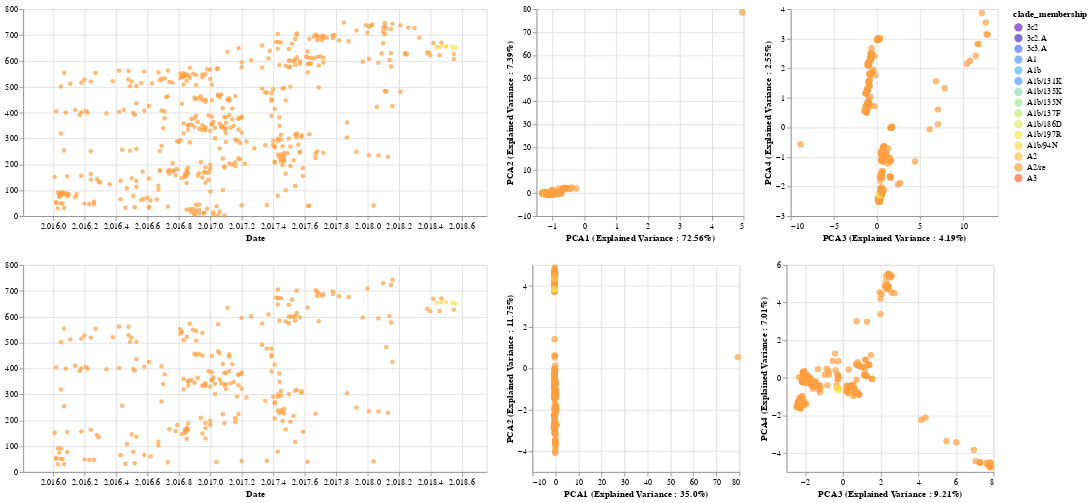

Notebook code for this chart:
### Code cell
list_of_chart_ha = linking_tree_with_plots_brush(merged_pca_df_ha,['pca1','pca2','pca3','pca4', 'pca5', 'pca6'],
                                         ['PCA1 (Explained Variance : {}%'.format(round(explained_variance_PCA_ha[0]*100,2)) + ")",
                                          'PCA2 (Explained Variance : {}%'.format(round(explained_variance_PCA_ha[1]*100,2)) + ")",
                                          'PCA3 (Explained Variance : {}%'.format(round(explained_variance_PCA_ha[2]*100,2)) + ")",
                                          'PCA4 (Explained Variance : {}%'.format(round(explained_variance_PCA_ha[3]*100,2)) + ")",
                                          'PCA5 (Explained Variance : {}%'.format(round(explained_variance_PCA_ha[4]*100,2)) + ")",
                                          'PCA6 (Explained Variance : {}%'.format(round(explained_variance_PCA_ha[5]*100,2)) + ")"],
                                         "clade_membership:N",['strain', "clade_membership"], domain, range_)

list_of_chart_concatenated = linking_tree_with_plots_brush(merged_pca_df_concatenated,['pca1','pca2','pca3','pca4', 'pca5', 'pca6'],
                                         ['PCA1 (Explained Variance : {}%'.format(round(explained_variance_PCA_concatenated[0]*100,2)) + ")",
                                          'PCA2 (Explained Variance : {}%'.format(round(explained_variance_PCA_concatenated[1]*100,2)) + ")",
                                          'PCA3 (Explained Variance : {}%'.format(round(explained_variance_PCA_concatenated[2]*100,2)) + ")",
                                          'PCA4 (Explained Variance : {}%'.format(round(explained_variance_PCA_concatenated[3]*100,2)) + ")",
                                          'PCA5 (Explained Variance : {}%'.format(round(explained_variance_PCA_concatenated[4]*100,2)) + ")",
                                          'PCA6 (Explained Variance : {}%'.format(round(explained_variance_PCA_concatenated[5]*100,2)) + ")"],
                                         "clade_membership:N",['strain', "clade_membership"], domain, range_)
PCAFluBrush_ha = list_of_chart_ha[0]|list_of_chart_ha[1]|list_of_chart_ha[2]
PCAFluBrush_concatenated = list_of_chart_concatenated[0]|list_of_chart_concatenated[1]|list_of_chart_concatenated[2]

alt.vconcat(PCAFluBrush_ha,PCAFluBrush_concatenated)
#PCAFluBrush.save("docs/PCA" + virus_name + "Brush.html")

### Figure 1 — Vega-Lite specification as saved in the notebook (floating-point values rounded to 4 significant figures; data arrays with more than 128 entries replaced by an {"elided": "..."} marker saying what was removed)
{"config": {"view": {"continuousWidth": 400, "continuousHeight": 300}}, "vconcat": [{"hconcat": [{"mark": "circle", "encoding": {"color": {"condition": {"type": "nominal", "field": "clade_membership", "scale": {"domain": ["3c2", "3c2.A", "3c3.A", "A1", "A1b", "A1b/131K", "A1b/135K", "A1b/135N", "A1b/137F", "A1b/186D", "A1b/197R", "A1b/94N", "A2", "A2/re", "A3"], "range": ["#6626d4", "#4138c3", "#4e70ff", "#5499ff", "#61b8f0", "#5499ff", "#87dfb3", "#a0e994", "#bdee78", "#ddee64", "#f8e957", "#ffdb4e", "#ffc348", "#ff9e40", "#ff6e36"]}, "selection": "selector049"}, "value": "gray"}, "tooltip": [{"type": "nominal", "field": "strain"}, {"type": "nominal", "field": "clade_membership"}], "x": {"type": "quantitative", "field": "date", "scale": {"domain": [2016.0, 2019.0]}, "title": "Date"}, "y": {"type": "quantitative", "field": "y", "title": ""}}, "height": 250, "selection": {"selector049": {"type": "interval", "resolve": "global"}}, "width": 560}, {"mark": {"type": "circle", "size": 60}, "encoding": {"color": {"condition": {"type": "nominal", "field": "clade_membership", "scale": {"domain": ["3c2", "3c2.A", "3c3.A", "A1", "A1b", "A1b/131K", "A1b/135K", "A1b/135N", "A1b/137F", "A1b/186D", "A1b/197R", "A1b/94N", "A2", "A2/re", "A3"], "range": ["#6626d4", "#4138c3", "#4e70ff", "#5499ff", "#61b8f0", "#5499ff", "#87dfb3", "#a0e994", "#bdee78", "#ddee64", "#f8e957", "#ffdb4e", "#ffc348", "#ff9e40", "#ff6e36"]}, "selection": "selector049"}, "value": "gray"}, "tooltip": [{"type": "nominal", "field": "strain"}, {"type": "nominal", "field": "clade_membership"}], "x": {"type": "quantitative", "field": "pca1", "title": "PCA1 (Explained Variance : 72.56%)"}, "y": {"type": "quantitative", "field": "pca2", "title": "PCA2 (Explained Variance : 7.39%)"}}, "height": 250, "selection": {"selector049": {"type": "interval", "resolve": "global"}}, "width": 250}, {"mark": {"type": "circle", "size": 60}, "encoding": {"color": {"condition": {"type": "nominal", "field": "clade_membership", "scale": {"domain": ["3c2", "3c2.A", "3c3.A", "A1", "A1b", "A1b/131K", "A1b/135K", "A1b/135N", "A1b/137F", "A1b/186D", "A1b/197R", "A1b/94N", "A2", "A2/re", "A3"], "range": ["#6626d4", "#4138c3", "#4e70ff", "#5499ff", "#61b8f0", "#5499ff", "#87dfb3", "#a0e994", "#bdee78", "#ddee64", "#f8e957", "#ffdb4e", "#ffc348", "#ff9e40", "#ff6e36"]}, "selection": "selector049"}, "value": "gray"}, "tooltip": [{"type": "nominal", "field": "strain"}, {"type": "nominal", "field": "clade_membership"}], "x": {"type": "quantitative", "field": "pca3", "title": "PCA3 (Explained Variance : 4.19%)"}, "y": {"type": "quantitative", "field": "pca4", "title": "PCA4 (Explained Variance : 2.55%)"}}, "height": 250, "selection": {"selector049": {"type": "interval", "resolve": "global"}}, "width": 250}], "data": {"name": "data-9c0b82ee469a9520de3ba4d7dd5cf6ec"}}, {"hconcat": [{"mark": "circle", "encoding": {"color": {"condition": {"type": "nominal", "field": "clade_membership", "scale": {"domain": ["3c2", "3c2.A", "3c3.A", "A1", "A1b", "A1b/131K", "A1b/135K", "A1b/135N", "A1b/137F", "A1b/186D", "A1b/197R", "A1b/94N", "A2", "A2/re", "A3"], "range": ["#6626d4", "#4138c3", "#4e70ff", "#5499ff", "#61b8f0", "#5499ff", "#87dfb3", "#a0e994", "#bdee78", "#ddee64", "#f8e957", "#ffdb4e", "#ffc348", "#ff9e40", "#ff6e36"]}, "selection": "selector050"}, "value": "gray"}, "tooltip": [{"type": "nominal", "field": "strain"}, {"type": "nominal", "field": "clade_membership"}], "x": {"type": "quantitative", "field": "date", "scale": {"domain": [2016.0, 2019.0]}, "title": "Date"}, "y": {"type": "quantitative", "field": "y", "title": ""}}, "height": 250, "selection": {"selector050": {"type": "interval", "resolve": "global"}}, "width": 560}, {"mark": {"type": "circle", "size": 60}, "encoding": {"color": {"condition": {"type": "nominal", "field": "clade_membership", "scale": {"domain": ["3c2", "3c2.A", "3c3.A", "A1", "A1b", "A1b/131K", "A1b/135K", "A1b/135N", "A1b/137F", "A1b/186D", "A1b/197R", "A1b/94N", "A2", "A2/re", "A3"], "range": ["#6626d4", "#4138c3", "#4e70ff", "#5499ff", "#61b8f0", "#5499ff", "#87dfb3", "#a0e994", "#bdee78", "#ddee64", "#f8e957", "#ffdb4e", "#ffc348", "#ff9e40", "#ff6e36"]}, "selection": "selector050"}, "value": "gray"}, "tooltip": [{"type": "nominal", "field": "strain"}, {"type": "nominal", "field": "clade_membership"}], "x": {"type": "quantitative", "field": "pca1", "title": "PCA1 (Explained Variance : 35.0%)"}, "y": {"type": "quantitative", "field": "pca2", "title": "PCA2 (Explained Variance : 11.75%)"}}, "height": 250, "selection": {"selector050": {"type": "interval", "resolve": "global"}}, "width": 250}, {"mark": {"type": "circle", "size": 60}, "encoding": {"color": {"condition": {"type": "nominal", "field": "clade_membership", "scale": {"domain": ["3c2", "3c2.A", "3c3.A", "A1", "A1b", "A1b/131K", "A1b/135K", "A1b/135N", "A1b/137F", "A1b/186D", "A1b/197R", "A1b/94N", "A2", "A2/re", "A3"], "range": ["#6626d4", "#4138c3", "#4e70ff", "#5499ff", "#61b8f0", "#5499ff", "#87dfb3", "#a0e994", "#bdee78", "#ddee64", "#f8e957", "#ffdb4e", "#ffc348", "#ff9e40", "#ff6e36"]}, "selection": "selector050"}, "value": "gray"}, "tooltip": [{"type": "nominal", "field": "strain"}, {"type": "nominal", "field": "clade_membership"}], "x": {"type": "quantitative", "field": "pca3", "title": "PCA3 (Explained Variance : 9.21%)"}, "y": {"type": "quantitative", "field": "pca4", "title": "PCA4 (Explained Variance : 7.01%)"}}, "height": 250, "selection": {"selector050": {"type": "interval", "resolve": "global"}}, "width": 250}], "data": {"name": "data-9f6927e69a53ed9d5a9862852f6a658c"}}], "$schema": "https://vega.github.io/schema/vega-lite/v4.8.1.json", "datasets": {"data-9c0b82ee469a9520de3ba4d7dd5cf6ec": {"elided": "460 records"}, "data-9f6927e69a53ed9d5a9862852f6a658c": {"elided": "253 records"}}}
